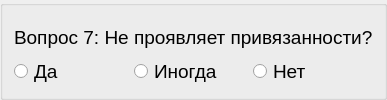
          <widget class="QGroupBox" name="block2_item07">
           <layout class="QVBoxLayout" name="verticalLayout_24">
            <property name="spacing">
             <number>0</number>
            </property>
            <item>
             <widget class="QLabel" name="label_31">
              <property name="font">
               <font>
                <pointsize>14</pointsize>
               </font>
              </property>
              <property name="text">
               <string>Вопрос 7: Не проявляет привязанности?</string>
              </property>
              <property name="alignment">
               <set>Qt::AlignLeading|Qt::AlignLeft|Qt::AlignVCenter</set>
              </property>
             </widget>
            </item>
            <item>
             <layout class="QHBoxLayout" name="_24">
              <property name="spacing">
               <number>0</number>
              </property>
              <item>
               <widget class="QRadioButton" name="radioButton_70">
                <property name="font">
                 <font>
                  <pointsize>14</pointsize>
                 </font>
                </property>
                <property name="text">
                 <string>Да</string>
                </property>
               </widget>
              </item>
              <item>
               <widget class="QRadioButton" name="radioButton_71">
                <property name="font">
                 <font>
                  <pointsize>14</pointsize>
                 </font>
                </property>
                <property name="text">
                 <string>Иногда</string>
                </property>
               </widget>
              </item>
              <item>
               <widget class="QRadioButton" name="radioButton_72">
                <property name="font">
                 <font>
                  <pointsize>14</pointsize>
                 </font>
                </property>
                <property name="text">
                 <string>Нет</string>
                </property>
               </widget>
              </item>
             </layout>
            </item>
           </layout>
          </widget>
